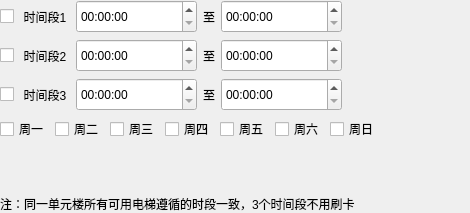
               <widget class="QWidget" name="page_maketoolcard_elevtimeallow">
                <layout class="QVBoxLayout" name="verticalLayout_44">
                 <property name="spacing">
                  <number>6</number>
                 </property>
                 <property name="leftMargin">
                  <number>0</number>
                 </property>
                 <property name="topMargin">
                  <number>0</number>
                 </property>
                 <property name="rightMargin">
                  <number>0</number>
                 </property>
                 <property name="bottomMargin">
                  <number>0</number>
                 </property>
                 <item>
                  <layout class="QHBoxLayout" name="horizontalLayout_62">
                   <item>
                    <widget class="QCheckBox" name="checkBox_time1">
                     <property name="text">
                      <string/>
                     </property>
                    </widget>
                   </item>
                   <item>
                    <widget class="QWidget" name="widget_time1" native="true">
                     <property name="minimumSize">
                      <size>
                       <width>100</width>
                       <height>0</height>
                      </size>
                     </property>
                     <layout class="QHBoxLayout" name="horizontalLayout_16">
                      <property name="spacing">
                       <number>6</number>
                      </property>
                      <property name="leftMargin">
                       <number>0</number>
                      </property>
                      <property name="topMargin">
                       <number>0</number>
                      </property>
                      <property name="rightMargin">
                       <number>0</number>
                      </property>
                      <property name="bottomMargin">
                       <number>0</number>
                      </property>
                      <item>
                       <widget class="QLabel" name="label_106">
                        <property name="minimumSize">
                         <size>
                          <width>50</width>
                          <height>0</height>
                         </size>
                        </property>
                        <property name="maximumSize">
                         <size>
                          <width>50</width>
                          <height>16777215</height>
                         </size>
                        </property>
                        <property name="text">
                         <string>时间段1</string>
                        </property>
                        <property name="alignment">
                         <set>Qt::AlignCenter</set>
                        </property>
                       </widget>
                      </item>
                      <item>
                       <widget class="QTimeEdit" name="timeEdit_timeallowstart1">
                        <property name="minimumSize">
                         <size>
                          <width>121</width>
                          <height>33</height>
                         </size>
                        </property>
                        <property name="maximumSize">
                         <size>
                          <width>121</width>
                          <height>33</height>
                         </size>
                        </property>
                        <property name="displayFormat">
                         <string>HH:mm:ss</string>
                        </property>
                       </widget>
                      </item>
                      <item>
                       <widget class="QLabel" name="label_25">
                        <property name="text">
                         <string>至</string>
                        </property>
                       </widget>
                      </item>
                      <item>
                       <widget class="QTimeEdit" name="timeEdit_timeallowend1">
                        <property name="minimumSize">
                         <size>
                          <width>121</width>
                          <height>33</height>
                         </size>
                        </property>
                        <property name="maximumSize">
                         <size>
                          <width>121</width>
                          <height>33</height>
                         </size>
                        </property>
                        <property name="displayFormat">
                         <string>HH:mm:ss</string>
                        </property>
                       </widget>
                      </item>
                     </layout>
                    </widget>
                   </item>
                   <item>
                    <spacer name="horizontalSpacer_48">
                     <property name="orientation">
                      <enum>Qt::Horizontal</enum>
                     </property>
                     <property name="sizeHint" stdset="0">
                      <size>
                       <width>40</width>
                       <height>20</height>
                      </size>
                     </property>
                    </spacer>
                   </item>
                  </layout>
                 </item>
                 <item>
                  <layout class="QHBoxLayout" name="horizontalLayout_64">
                   <item>
                    <widget class="QCheckBox" name="checkBox_time2">
                     <property name="text">
                      <string/>
                     </property>
                    </widget>
                   </item>
                   <item>
                    <widget class="QWidget" name="widget_time2" native="true">
                     <property name="minimumSize">
                      <size>
                       <width>100</width>
                       <height>0</height>
                      </size>
                     </property>
                     <layout class="QHBoxLayout" name="horizontalLayout_75">
                      <property name="spacing">
                       <number>6</number>
                      </property>
                      <property name="leftMargin">
                       <number>0</number>
                      </property>
                      <property name="topMargin">
                       <number>0</number>
                      </property>
                      <property name="rightMargin">
                       <number>0</number>
                      </property>
                      <property name="bottomMargin">
                       <number>0</number>
                      </property>
                      <item>
                       <widget class="QLabel" name="label_107">
                        <property name="minimumSize">
                         <size>
                          <width>50</width>
                          <height>0</height>
                         </size>
                        </property>
                        <property name="maximumSize">
                         <size>
                          <width>50</width>
                          <height>16777215</height>
                         </size>
                        </property>
                        <property name="text">
                         <string>时间段2</string>
                        </property>
                        <property name="alignment">
                         <set>Qt::AlignCenter</set>
                        </property>
                       </widget>
                      </item>
                      <item>
                       <widget class="QTimeEdit" name="timeEdit_timeallowstart2">
                        <property name="minimumSize">
                         <size>
                          <width>121</width>
                          <height>33</height>
                         </size>
                        </property>
                        <property name="maximumSize">
                         <size>
                          <width>121</width>
                          <height>33</height>
                         </size>
                        </property>
                        <property name="displayFormat">
                         <string>HH:mm:ss</string>
                        </property>
                       </widget>
                      </item>
                      <item>
                       <widget class="QLabel" name="label_31">
                        <property name="text">
                         <string>至</string>
                        </property>
                       </widget>
                      </item>
                      <item>
                       <widget class="QTimeEdit" name="timeEdit_timeallowend2">
                        <property name="minimumSize">
                         <size>
                          <width>121</width>
                          <height>33</height>
                         </size>
                        </property>
                        <property name="maximumSize">
                         <size>
                          <width>121</width>
                          <height>33</height>
                         </size>
                        </property>
                        <property name="displayFormat">
                         <string>HH:mm:ss</string>
                        </property>
                       </widget>
                      </item>
                     </layout>
                    </widget>
                   </item>
                   <item>
                    <spacer name="horizontalSpacer_49">
                     <property name="orientation">
                      <enum>Qt::Horizontal</enum>
                     </property>
                     <property name="sizeHint" stdset="0">
                      <size>
                       <width>128</width>
                       <height>27</height>
                      </size>
                     </property>
                    </spacer>
                   </item>
                  </layout>
                 </item>
                 <item>
                  <layout class="QHBoxLayout" name="horizontalLayout_65">
                   <item>
                    <widget class="QCheckBox" name="checkBox_time3">
                     <property name="text">
                      <string/>
                     </property>
                    </widget>
                   </item>
                   <item>
                    <widget class="QWidget" name="widget_time3" native="true">
                     <property name="minimumSize">
                      <size>
                       <width>100</width>
                       <height>0</height>
                      </size>
                     </property>
                     <layout class="QHBoxLayout" name="horizontalLayout_76">
                      <property name="leftMargin">
                       <number>0</number>
                      </property>
                      <property name="topMargin">
                       <number>0</number>
                      </property>
                      <property name="rightMargin">
                       <number>0</number>
                      </property>
                      <property name="bottomMargin">
                       <number>0</number>
                      </property>
                      <item>
                       <widget class="QLabel" name="label_108">
                        <property name="minimumSize">
                         <size>
                          <width>50</width>
                          <height>0</height>
                         </size>
                        </property>
                        <property name="maximumSize">
                         <size>
                          <width>50</width>
                          <height>16777215</height>
                         </size>
                        </property>
                        <property name="text">
                         <string>时间段3</string>
                        </property>
                        <property name="alignment">
                         <set>Qt::AlignCenter</set>
                        </property>
                       </widget>
                      </item>
                      <item>
                       <widget class="QTimeEdit" name="timeEdit_timeallowstart3">
                        <property name="minimumSize">
                         <size>
                          <width>121</width>
                          <height>33</height>
                         </size>
                        </property>
                        <property name="maximumSize">
                         <size>
                          <width>121</width>
                          <height>33</height>
                         </size>
                        </property>
                        <property name="displayFormat">
                         <string>HH:mm:ss</string>
                        </property>
                       </widget>
                      </item>
                      <item>
                       <widget class="QLabel" name="label_32">
                        <property name="text">
                         <string>至</string>
                        </property>
                       </widget>
                      </item>
                      <item>
                       <widget class="QTimeEdit" name="timeEdit_timeallowend3">
                        <property name="minimumSize">
                         <size>
                          <width>121</width>
                          <height>33</height>
                         </size>
                        </property>
                        <property name="maximumSize">
                         <size>
                          <width>121</width>
                          <height>33</height>
                         </size>
                        </property>
                        <property name="displayFormat">
                         <string>HH:mm:ss</string>
                        </property>
                       </widget>
                      </item>
                     </layout>
                    </widget>
                   </item>
                   <item>
                    <spacer name="horizontalSpacer_50">
                     <property name="orientation">
                      <enum>Qt::Horizontal</enum>
                     </property>
                     <property name="sizeHint" stdset="0">
                      <size>
                       <width>40</width>
                       <height>20</height>
                      </size>
                     </property>
                    </spacer>
                   </item>
                  </layout>
                 </item>
                 <item>
                  <layout class="QHBoxLayout" name="horizontalLayout_63">
                   <item>
                    <widget class="QCheckBox" name="check_week_1">
                     <property name="text">
                      <string>周一</string>
                     </property>
                    </widget>
                   </item>
                   <item>
                    <widget class="QCheckBox" name="check_week_2">
                     <property name="text">
                      <string>周二</string>
                     </property>
                    </widget>
                   </item>
                   <item>
                    <widget class="QCheckBox" name="check_week_3">
                     <property name="text">
                      <string>周三</string>
                     </property>
                    </widget>
                   </item>
                   <item>
                    <widget class="QCheckBox" name="check_week_4">
                     <property name="text">
                      <string>周四</string>
                     </property>
                    </widget>
                   </item>
                   <item>
                    <widget class="QCheckBox" name="check_week_5">
                     <property name="text">
                      <string>周五</string>
                     </property>
                    </widget>
                   </item>
                   <item>
                    <widget class="QCheckBox" name="check_week_6">
                     <property name="text">
                      <string>周六</string>
                     </property>
                    </widget>
                   </item>
                   <item>
                    <widget class="QCheckBox" name="check_week_7">
                     <property name="text">
                      <string>周日</string>
                     </property>
                    </widget>
                   </item>
                   <item>
                    <spacer name="horizontalSpacer_47">
                     <property name="orientation">
                      <enum>Qt::Horizontal</enum>
                     </property>
                     <property name="sizeHint" stdset="0">
                      <size>
                       <width>40</width>
                       <height>20</height>
                      </size>
                     </property>
                    </spacer>
                   </item>
                  </layout>
                 </item>
                 <item>
                  <spacer name="verticalSpacer_12">
                   <property name="orientation">
                    <enum>Qt::Vertical</enum>
                   </property>
                   <property name="sizeHint" stdset="0">
                    <size>
                     <width>20</width>
                     <height>48</height>
                    </size>
                   </property>
                  </spacer>
                 </item>
                 <item>
                  <widget class="QLabel" name="label_105">
                   <property name="text">
                    <string>注：同一单元楼所有可用电梯遵循的时段一致，3个时间段不用刷卡</string>
                   </property>
                  </widget>
                 </item>
                </layout>
               </widget>
